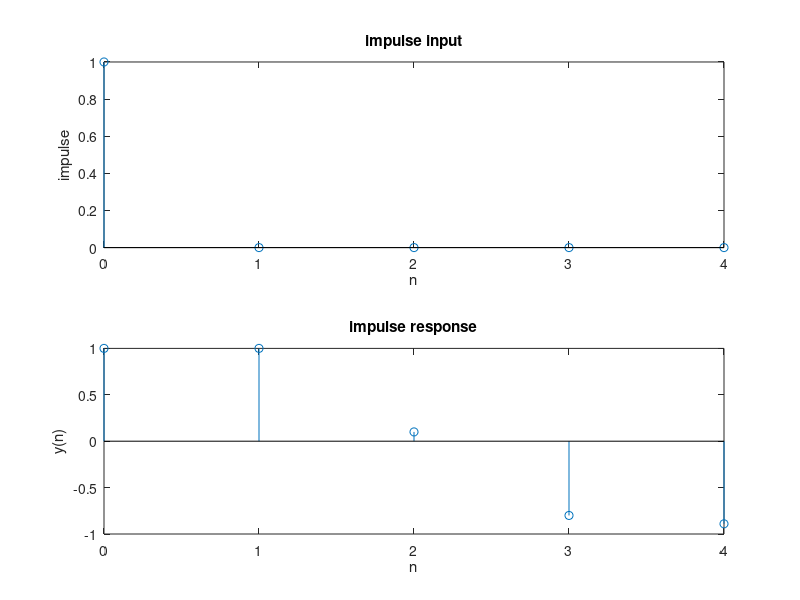

Reproduce this figure in MATLAB.
clc;
close all;
clear all;
N=input('Length of response required=');
b=[1]; %x[n] coefficient
a=[1,-1,0.9]; %y coefficients
%impulse input
h=[1,zeros(1,N-1)];
%time vector for plotting
n=0:1:N-1;
%impulse response
y=filter(b,a,h);
%plot the waveforms
subplot(2,1,1);
stem(n,h);
title('impulse input');
xlabel('n');
ylabel('impulse');
subplot(2,1,2);
stem(n,y);
title('impulse response');
xlabel('n');
ylabel('y(n)');